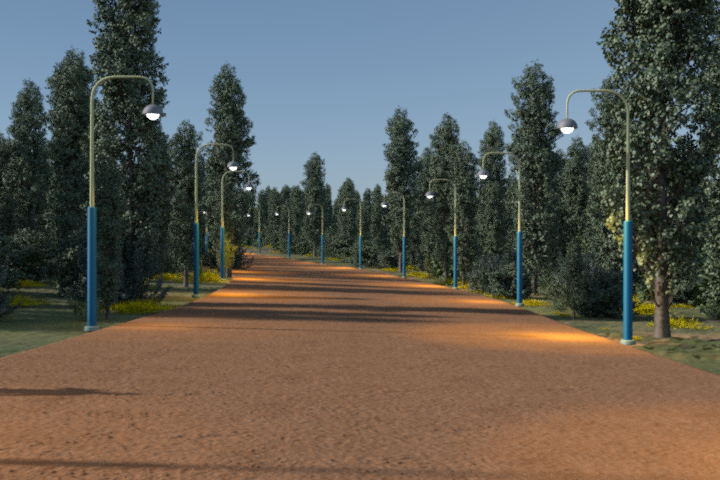
#> input picture data/train_data/train_data/image_1001.png, 720 x 480 px
$ python -i geometric_solution.py   (imports and definitions only)
#> lines starting #> are read from the running program, lines starting #| are printed output that depends on the picture; after the words box and inside, x2 and y2 are one past the last pixel; in counts of white or black regions, pixels touching at a corner belong together
# detection_by_shadow_baseline.py

import os
import json
import glob
import math
import warnings

import cv2
import numpy as np
import pandas as pd

from sklearn.ensemble import RandomForestClassifier, RandomForestRegressor
from sklearn.model_selection import train_test_split

# [1 line not run here, left out]


# =========================
# CONFIG
# =========================
TRAIN_DIR = "/data/train_data/train_data"
TEST_DIR = "/data/test_data/test_data"
SAMPLE_SUBMISSION_PATH = "/data/submission_example.csv"

IMAGE_EXTENSIONS = [".png", ".jpg", ".jpeg"]

RANDOM_STATE = 42


# =========================
# HELPERS
# =========================
# [5 lines left out: function load_image, not called in this run]


def load_json(path: str) -> dict:
    with open(path, "r") as f:
        return json.load(f)


# [11 lines left out: functions get_image_paths, clip_or_default, not called in this run]


def safe_div(a, b, default=0.0):
    return a / b if b != 0 else default


# =========================
# LABEL TRANSFORMS
# =========================
# [43 lines left out: function extract_targets_from_json, not called in this run]


# =========================
# SHADOW FEATURE EXTRACTION
# =========================
def compute_shadow_mask(img: np.ndarray):
    """
    Very simple synthetic-friendly shadow extraction:
    - grayscale
    - blur
    - inverse threshold for dark regions
    - morphology cleanup
    """
    gray = cv2.cvtColor(img, cv2.COLOR_BGR2GRAY)
    blur = cv2.GaussianBlur(gray, (5, 5), 0)

    # Otsu threshold on dark regions
    _, mask = cv2.threshold(blur, 0, 255, cv2.THRESH_BINARY_INV + cv2.THRESH_OTSU)

    # Clean up
    kernel = cv2.getStructuringElement(cv2.MORPH_ELLIPSE, (5, 5))
    mask = cv2.morphologyEx(mask, cv2.MORPH_OPEN, kernel, iterations=1)
    mask = cv2.morphologyEx(mask, cv2.MORPH_CLOSE, kernel, iterations=2)

    return gray, mask


def largest_contour(mask: np.ndarray):
    contours, _ = cv2.findContours(mask, cv2.RETR_EXTERNAL, cv2.CHAIN_APPROX_SIMPLE)
    if not contours:
        return None
    return max(contours, key=cv2.contourArea)


def fit_pca_features(contour: np.ndarray):
    pts = contour.reshape(-1, 2).astype(np.float32)

    if len(pts) < 5:
        return {
            "pca_cx": 0.0,
            "pca_cy": 0.0,
            "major_dx": 1.0,
            "major_dy": 0.0,
            "major_len": 0.0,
            "minor_len": 0.0,
            "angle_deg": 0.0,
        }

    mean, eigenvectors, eigenvalues = cv2.PCACompute2(pts, mean=np.empty((0)))
    cx, cy = mean[0]

    major = eigenvectors[0]
    minor = eigenvectors[1]

    major_dx, major_dy = float(major[0]), float(major[1])
    major_len = float(np.sqrt(eigenvalues[0][0])) if eigenvalues.shape[0] > 0 else 0.0
    minor_len = float(np.sqrt(eigenvalues[1][0])) if eigenvalues.shape[0] > 1 else 0.0
    angle_deg = float(np.degrees(np.arctan2(major_dy, major_dx)))

    return {
        "pca_cx": float(cx),
        "pca_cy": float(cy),
        "major_dx": major_dx,
        "major_dy": major_dy,
        "major_len": major_len,
        "minor_len": minor_len,
        "angle_deg": angle_deg,
    }


def line_border_intersections(cx, cy, dx, dy, width, height):
    """
    Intersections of a line p(t) = c + t d with image borders.
    Returns y at left border and y at right border, plus x at top/bottom.
    """
    result = {
        "y_at_left": -9999.0,
        "y_at_right": -9999.0,
        "x_at_top": -9999.0,
        "x_at_bottom": -9999.0,
    }

    if abs(dx) > 1e-6:
        t_left = (0 - cx) / dx
        t_right = ((width - 1) - cx) / dx
        result["y_at_left"] = cy + t_left * dy
        result["y_at_right"] = cy + t_right * dy

    if abs(dy) > 1e-6:
        t_top = (0 - cy) / dy
        t_bottom = ((height - 1) - cy) / dy
        result["x_at_top"] = cx + t_top * dx
        result["x_at_bottom"] = cx + t_bottom * dx

    return result


def extract_shadow_features(img: np.ndarray):
    h, w = img.shape[:2]
    gray, mask = compute_shadow_mask(img)
    contour = largest_contour(mask)

    # defaults in case contour extraction fails
    features = {
        "img_w": float(w),
        "img_h": float(h),
        "shadow_found": 0.0,
        "mask_ratio": 0.0,
        "contour_area": 0.0,
        "contour_perimeter": 0.0,
        "bbox_x": 0.0,
        "bbox_y": 0.0,
        "bbox_w": 0.0,
        "bbox_h": 0.0,
        "bbox_aspect": 0.0,
        "bbox_cx": 0.0,
        "bbox_cy": 0.0,
        "leftmost_x": 0.0,
        "leftmost_y": 0.0,
        "rightmost_x": 0.0,
        "rightmost_y": 0.0,
        "topmost_x": 0.0,
        "topmost_y": 0.0,
        "bottommost_x": 0.0,
        "bottommost_y": 0.0,
        "dist_left": float(w),
        "dist_right": float(w),
        "touches_left": 0.0,
        "touches_right": 0.0,
        "mean_gray_shadow": 0.0,
        "std_gray_shadow": 0.0,
        "pca_cx": 0.0,
        "pca_cy": 0.0,
        "major_dx": 1.0,
        "major_dy": 0.0,
        "major_len": 0.0,
        "minor_len": 0.0,
        "angle_deg": 0.0,
        "y_at_left": -9999.0,
        "y_at_right": -9999.0,
        "x_at_top": -9999.0,
        "x_at_bottom": -9999.0,
    }

    features["mask_ratio"] = float(np.count_nonzero(mask)) / float(mask.size)

    if contour is None or len(contour) < 5:
        return features

    features["shadow_found"] = 1.0

    area = cv2.contourArea(contour)
    peri = cv2.arcLength(contour, True)
    x, y, bw, bh = cv2.boundingRect(contour)

    pts = contour.reshape(-1, 2)
    leftmost = pts[np.argmin(pts[:, 0])]
    rightmost = pts[np.argmax(pts[:, 0])]
    topmost = pts[np.argmin(pts[:, 1])]
    bottommost = pts[np.argmax(pts[:, 1])]

    shadow_pixels = gray[mask > 0]
    mean_gray = float(np.mean(shadow_pixels)) if len(shadow_pixels) > 0 else 0.0
    std_gray = float(np.std(shadow_pixels)) if len(shadow_pixels) > 0 else 0.0

    pca = fit_pca_features(contour)
    line_feats = line_border_intersections(
        pca["pca_cx"], pca["pca_cy"], pca["major_dx"], pca["major_dy"], w, h
    )

    features.update({
        "contour_area": float(area),
        "contour_perimeter": float(peri),
        "bbox_x": float(x),
        "bbox_y": float(y),
        "bbox_w": float(bw),
        "bbox_h": float(bh),
        "bbox_aspect": safe_div(bw, bh, 0.0),
        "bbox_cx": float(x + bw / 2.0),
        "bbox_cy": float(y + bh / 2.0),
        "leftmost_x": float(leftmost[0]),
        "leftmost_y": float(leftmost[1]),
        "rightmost_x": float(rightmost[0]),
        "rightmost_y": float(rightmost[1]),
        "topmost_x": float(topmost[0]),
        "topmost_y": float(topmost[1]),
        "bottommost_x": float(bottommost[0]),
        "bottommost_y": float(bottommost[1]),
        "dist_left": float(leftmost[0]),
        "dist_right": float((w - 1) - rightmost[0]),
        "touches_left": 1.0 if leftmost[0] <= 2 else 0.0,
        "touches_right": 1.0 if rightmost[0] >= w - 3 else 0.0,
        "mean_gray_shadow": mean_gray,
        "std_gray_shadow": std_gray,
    })

    features.update(pca)
    features.update(line_feats)

    # normalized features often help tree models
    normalized = {}
    for key in [
        "bbox_x", "bbox_y", "bbox_w", "bbox_h", "bbox_cx", "bbox_cy",
        "leftmost_x", "leftmost_y", "rightmost_x", "rightmost_y",
        "topmost_x", "topmost_y", "bottommost_x", "bottommost_y",
        "dist_left", "dist_right", "pca_cx", "pca_cy",
        "y_at_left", "y_at_right", "x_at_top", "x_at_bottom"
    ]:
        if "x" in key or "left" in key or "right" in key:
            normalized[f"{key}_norm"] = features[key] / max(w, 1)
        else:
            normalized[f"{key}_norm"] = features[key] / max(h, 1)

    normalized["contour_area_norm"] = features["contour_area"] / float(w * h)
    normalized["contour_perimeter_norm"] = features["contour_perimeter"] / float(w + h)
    normalized["major_len_norm"] = features["major_len"] / max(w, h)
    normalized["minor_len_norm"] = features["minor_len"] / max(w, h)

    features.update(normalized)
    return features


# =========================
# DATASET BUILDING
# =========================
# [252 lines left out: functions build_train_dataframe, build_test_dataframe, compute_iou, train_models, validate_models, reconstruct_bbox and 2 more, not called in this run]


# [2 lines not run here, left out]

>>> import cv2
>>> picture = cv2.imread('data/train_data/train_data/image_1001.png')
#> picture is the input picture: shape (480, 720, 3); mean B, G, R 85.1, 92.4, 95.9
>>> result = extract_shadow_features(picture)
#> in compute_shadow_mask, `gray = cv2.cvtColor(img, cv2.COLOR_BGR2GRAY)`:
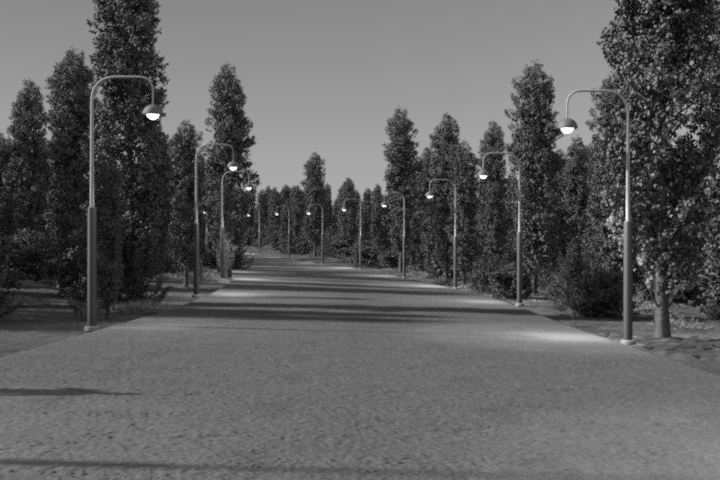
#> gray: shape (480, 720); min 1, max 255, mean 92.6
#> in compute_shadow_mask, `_, mask = cv2.threshold(blur, 0, 255, cv2.THRESH_BINARY_INV + cv2.THRE..`:
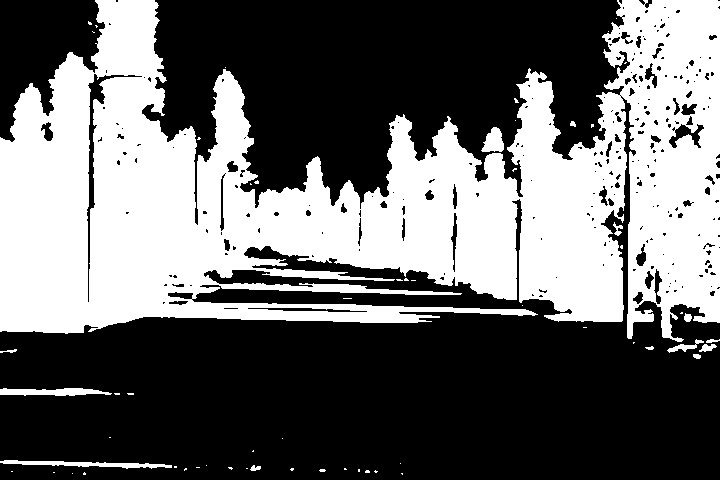
#> mask: shape (480, 720); 40.9% white; 60 white regions (46 under 20 px), largest, box (x1, y1, x2, y2) and area: (0, 0, 720, 342) 138655, (0, 460, 172, 469) 692, (0, 388, 112, 396) 633
#> in compute_shadow_mask, `mask = cv2.morphologyEx(mask, cv2.MORPH_OPEN, kernel, iterations=1)`:
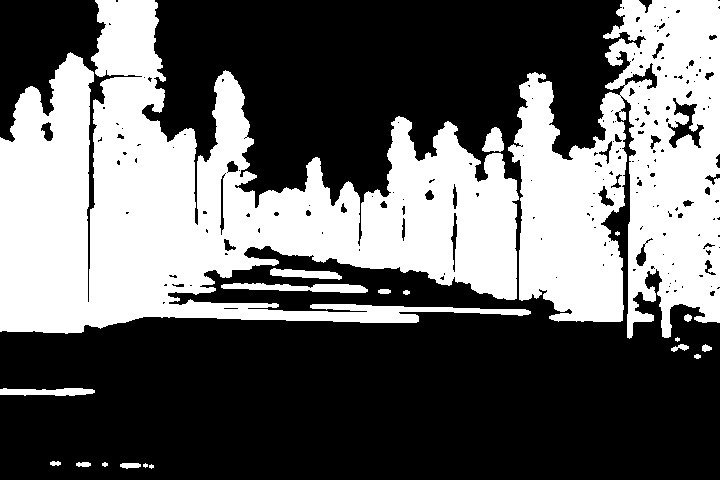
#> mask: shape (480, 720); 39.8% white; 20 white regions (4 under 20 px), largest, box (x1, y1, x2, y2) and area: (0, 0, 531, 334) 87656, (508, 0, 720, 339) 47001, (221, 283, 368, 293) 938
#> in compute_shadow_mask, `mask = cv2.morphologyEx(mask, cv2.MORPH_CLOSE, kernel, iterations=2)`:
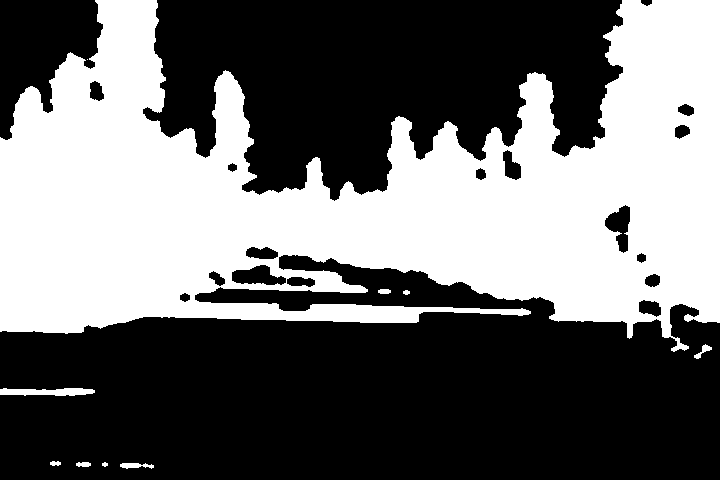
#> mask: shape (480, 720); 42.3% white; 10 white regions (1 under 20 px)
#> in largest_contour, `contours, _ = cv2.findContours(mask, cv2.RETR_EXTERNAL, cv2.CHAIN_APPR..`: contours = 10 contours, 3 with area under 20; largest, box (x1, y1, x2, y2) and area: (0, 0, 720, 352) 146622, (0, 388, 95, 396) 484, (120, 463, 154, 469) 101, (694, 344, 712, 359) 69, (76, 462, 91, 467) 46, (378, 289, 391, 294) 42, (50, 461, 61, 466) 30
#> in extract_shadow_features, `contour = largest_contour(mask)`: contour = contour of 1650 points, box (x1, y1, x2, y2) (0, 0, 720, 352), area 146622
#> in extract_shadow_features, `area = cv2.contourArea(contour)`: area = 146622.5
#> in extract_shadow_features, `peri = cv2.arcLength(contour, True)`: peri = 4593.5
#> in extract_shadow_features, `x, y, bw, bh = cv2.boundingRect(contour)`: x = 0; bw = 720; bh = 352
#> in extract_shadow_features, `pts = contour.reshape(-1, 2)`: pts = 1650 pairs, first value 0 to 719, second value 0 to 351
#> in extract_shadow_features, `leftmost = pts[np.argmin(pts[:, 0])]`: leftmost = [0, 137]
#> in extract_shadow_features, `rightmost = pts[np.argmax(pts[:, 0])]`: rightmost = [719, 322]
#> in extract_shadow_features, `topmost = pts[np.argmin(pts[:, 1])]`: topmost = [95, 0]
#> in extract_shadow_features, `bottommost = pts[np.argmax(pts[:, 1])]`: bottommost = [673, 351]
#> in extract_shadow_features, `mean_gray = float(np.mean(shadow_pixels)) if len(shadow_pixels) > 0 el..`: mean_gray = 50.79
#> in extract_shadow_features, `std_gray = float(np.std(shadow_pixels)) if len(shadow_pixels) > 0 else..`: std_gray = 25.39
#> in fit_pca_features, `mean, eigenvectors, eigenvalues = cv2.PCACompute2(pts, mean=np.empty((..`: mean = [[375.2, 183.3]]; eigenvectors = [[0.987, 0.158], [-0.158, 0.987]]; eigenvalues = [39467.7, 8917.6]
#> in fit_pca_features, `cx, cy = mean[0]`: cx = 375.2; cy = 183.3
#> in fit_pca_features, `major = eigenvectors[0]`: major = [0.987, 0.158]
#> in fit_pca_features, `minor = eigenvectors[1]`: minor = [-0.158, 0.987]
#> in fit_pca_features, `major_dx, major_dy = float(major[0]), float(major[1])`: major_dx = 0.987; major_dy = 0.158
#> in fit_pca_features, `major_len = float(np.sqrt(eigenvalues[0][0])) if eigenvalues.shape[0] ..`: major_len = 198.7
#> in fit_pca_features, `minor_len = float(np.sqrt(eigenvalues[1][0])) if eigenvalues.shape[0] ..`: minor_len = 94.43
#> in fit_pca_features, `angle_deg = float(np.degrees(np.arctan2(major_dy, major_dx)))`: angle_deg = 9.08
#> in extract_shadow_features, `pca = fit_pca_features(contour)`: pca = {'pca_cx': 375.2, 'pca_cy': 183.3, 'major_dx': 0.987, 'major_dy': 0.158, 'major_len': 198.7, 'minor_len': 94.43, 'angle_deg': 9.08}
#> in extract_shadow_features, `line_feats = line_border_intersections( pca["pca_cx"], pca["pca_cy"], ..`: line_feats = {'y_at_left': 123.4, 'y_at_right': 238.3, 'x_at_top': -771.6, 'x_at_bottom': 2224.6}
#> after the loop in extract_shadow_features, `for key in [`: normalized = 22 items
#> result = 64 items

$ run again, on data/train_data/train_data/image_1071.png
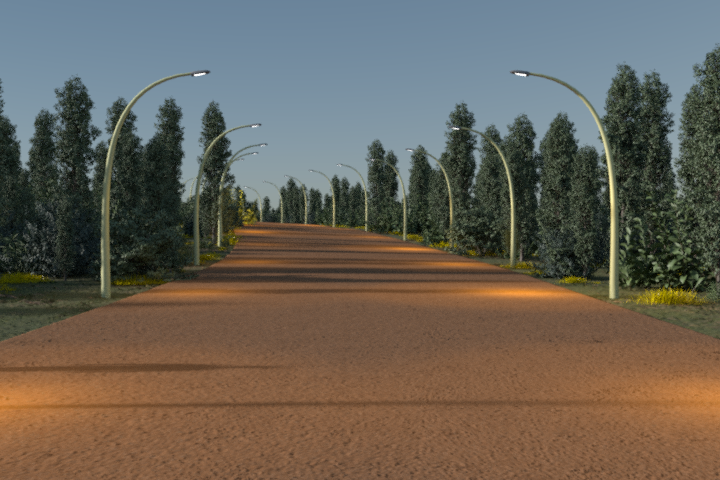
#> input picture data/train_data/train_data/image_1071.png, 720 x 480 px
#> picture is the input picture: shape (480, 720, 3); mean B, G, R 86.1, 97, 104.1
#> in compute_shadow_mask, `gray = cv2.cvtColor(img, cv2.COLOR_BGR2GRAY)`:
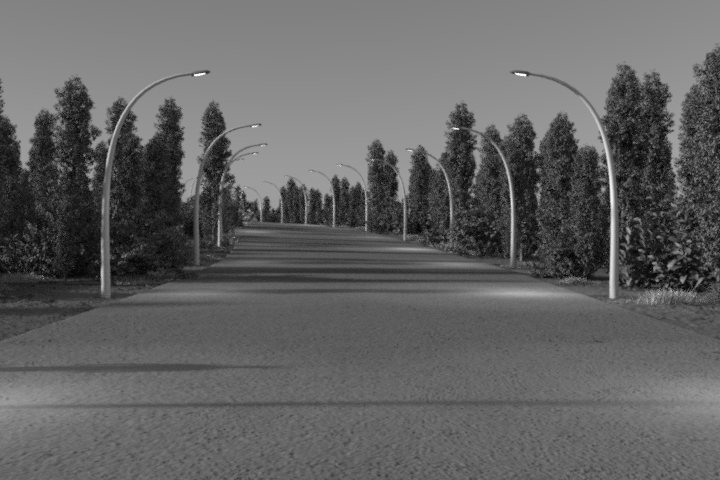
#> gray: shape (480, 720); min 1, max 255, mean 97.9
#> in compute_shadow_mask, `mask = cv2.morphologyEx(mask, cv2.MORPH_CLOSE, kernel, iterations=2)`:
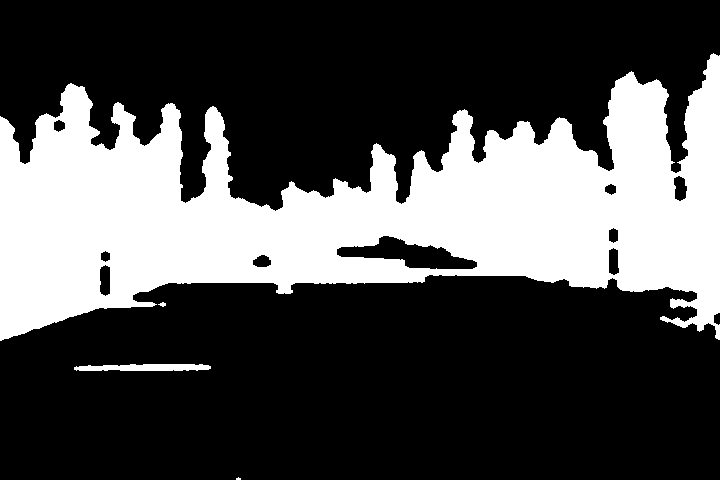
#> mask: shape (480, 720); 30.6% white; 4 white regions (1 under 20 px)
#> contours = 4 contours, 2 with area under 20; largest, box (x1, y1, x2, y2) and area: (0, 53, 720, 341) 106660, (74, 364, 211, 371) 667
#> contour = contour of 1579 points, box (x1, y1, x2, y2) (0, 53, 720, 341), area 106660
#> area = 106660.5
#> peri = 3787.2
#> x = 0; y = 53; bw = 720; bh = 288
#> in extract_shadow_features, `pts = contour.reshape(-1, 2)`: pts = 1579 pairs, first value 0 to 719, second value 53 to 340
#> leftmost = [0, 116]
#> rightmost = [719, 339]
#> topmost = [713, 53]
#> bottommost = [0, 340]
#> mean_gray = 55.59
#> std_gray = 26.07
#> mean = [[391.9, 190.6]]; eigenvectors = [[0.999, 0.0482], [-0.0482, 0.999]]; eigenvalues = [52740.3, 6347.9]
#> cx = 391.9; cy = 190.6
#> major = [0.999, 0.0482]
#> minor = [-0.0482, 0.999]
#> major_dx = 0.999; major_dy = 0.0482
#> major_len = 229.7
#> minor_len = 79.67
#> angle_deg = 2.76
#> pca = {'pca_cx': 391.9, 'pca_cy': 190.6, 'major_dx': 0.999, 'major_dy': 0.0482, 'major_len': 229.7, 'minor_len': 79.67, 'angle_deg': 2.76}
#> line_feats = {'y_at_left': 171.7, 'y_at_right': 206.4, 'x_at_top': -3556.2, 'x_at_bottom': 6363.3}
#> after the loop in extract_shadow_features, `for key in [`: normalized = 22 items
#> result = 64 items

$ run again, on data/train_data/train_data/image_1100.png
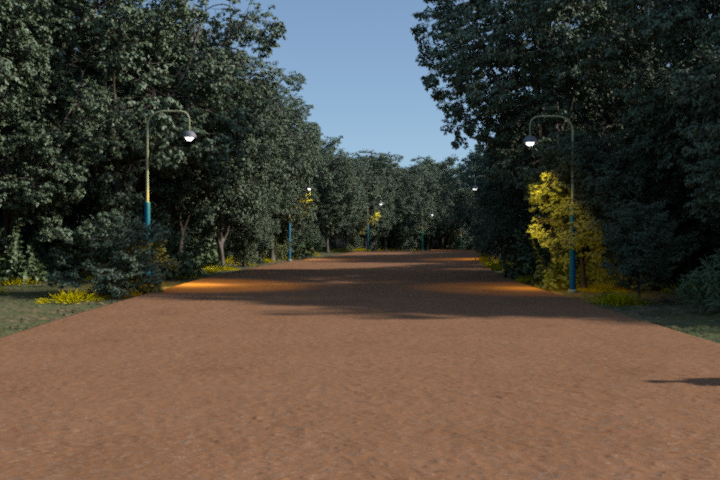
#> input picture data/train_data/train_data/image_1100.png, 720 x 480 px
#> picture is the input picture: shape (480, 720, 3); mean B, G, R 60.8, 71.3, 79
#> in compute_shadow_mask, `gray = cv2.cvtColor(img, cv2.COLOR_BGR2GRAY)`:
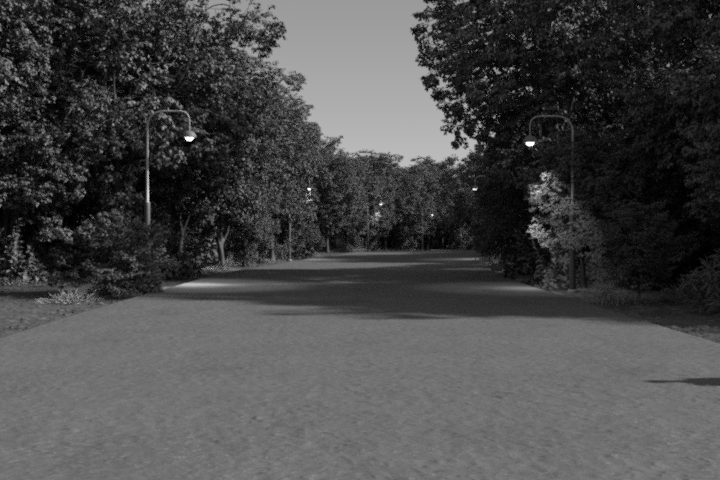
#> gray: shape (480, 720); min 0, max 255, mean 72.4
#> in compute_shadow_mask, `mask = cv2.morphologyEx(mask, cv2.MORPH_CLOSE, kernel, iterations=2)`:
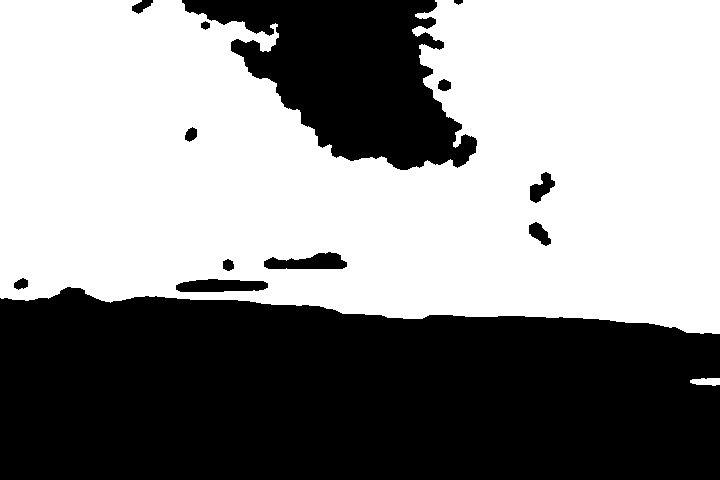
#> mask: shape (480, 720); 55.8% white; 13 black regions
#> contours = 2 contours; box (x1, y1, x2, y2) and area: (0, 0, 720, 334) 194340, (690, 378, 720, 386) 157
#> contour = contour of 857 points, box (x1, y1, x2, y2) (0, 0, 720, 334), area 194340
#> area = 194340
#> peri = 2912.4
#> x = 0; bw = 720; bh = 334
#> in extract_shadow_features, `pts = contour.reshape(-1, 2)`: pts = 857 pairs, first value 0 to 719, second value 0 to 333
#> leftmost = [0, 0]
#> rightmost = [719, 333]
#> topmost = [0, 0]
#> bottommost = [700, 333]
#> mean_gray = 35.74
#> std_gray = 24.75
#> mean = [[336.1, 128.9]]; eigenvectors = [[0.993, 0.121], [-0.121, 0.993]]; eigenvalues = [20897.4, 11671.7]
#> cx = 336.1; cy = 128.9
#> major = [0.993, 0.121]
#> minor = [-0.121, 0.993]
#> major_dx = 0.993; major_dy = 0.121
#> major_len = 144.6
#> minor_len = 108
#> angle_deg = 6.94
#> pca = {'pca_cx': 336.1, 'pca_cy': 128.9, 'major_dx': 0.993, 'major_dy': 0.121, 'major_len': 144.6, 'minor_len': 108, 'angle_deg': 6.94}
#> line_feats = {'y_at_left': 88.02, 'y_at_right': 175.5, 'x_at_top': -723.6, 'x_at_bottom': 3214}
#> after the loop in extract_shadow_features, `for key in [`: normalized = 22 items
#> result = 64 items
